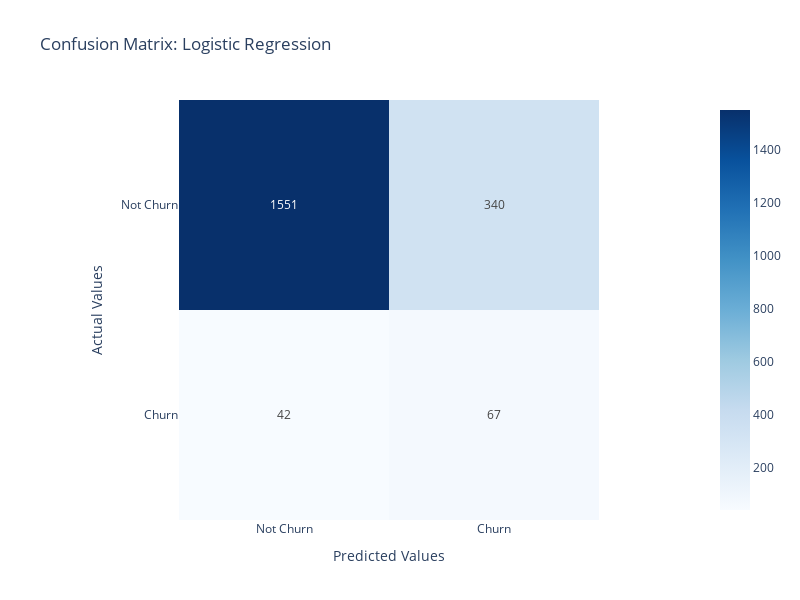

Notebook code for this chart:
### Code cell
import plotly.express as px
data = cf_matrix
fig = px.imshow(data,text_auto=True, width=700, height=700, title="of Countries", labels=dict(x="Predicted Values", y="Actual Values"), 
                x=['Not Churn','Churn'],
                y=['Not Churn','Churn'],
                color_continuous_scale="Blues")
fig.update_layout(height=600, width=800, title_text="Confusion Matrix: Logistic Regression")
fig.update_xaxes(side='bottom')
fig.show()

### Figure 1 — Plotly figure (JSON) as saved in the notebook; plotly's stock layout.template omitted (floating-point values rounded to 4 significant figures)
{"data": [{"coloraxis": "coloraxis", "hovertemplate": "Predicted Values: %{x}<br>Actual Values: %{y}<br>color: %{z}<extra></extra>", "name": "0", "texttemplate": "%{z}", "type": "heatmap", "x": ["Not Churn", "Churn"], "xaxis": "x", "y": ["Not Churn", "Churn"], "yaxis": "y", "z": [[1551, 340], [42, 67]]}], "layout": {"coloraxis": {"colorscale": [[0, "rgb(247,251,255)"], [0.125, "rgb(222,235,247)"], [0.25, "rgb(198,219,239)"], [0.375, "rgb(158,202,225)"], [0.5, "rgb(107,174,214)"], [0.625, "rgb(66,146,198)"], [0.75, "rgb(33,113,181)"], [0.875, "rgb(8,81,156)"], [1, "rgb(8,48,107)"]]}, "height": 600, "title": {"text": "Confusion Matrix: Logistic Regression"}, "width": 800, "xaxis": {"anchor": "y", "autorange": true, "constrain": "domain", "domain": [0.1585, 0.8415], "range": [-0.5, 1.5], "scaleanchor": "y", "side": "bottom", "title": {"text": "Predicted Values"}, "type": "category"}, "yaxis": {"anchor": "x", "autorange": true, "constrain": "domain", "domain": [0, 1], "range": [1.5, -0.5], "title": {"text": "Actual Values"}, "type": "category"}}}
